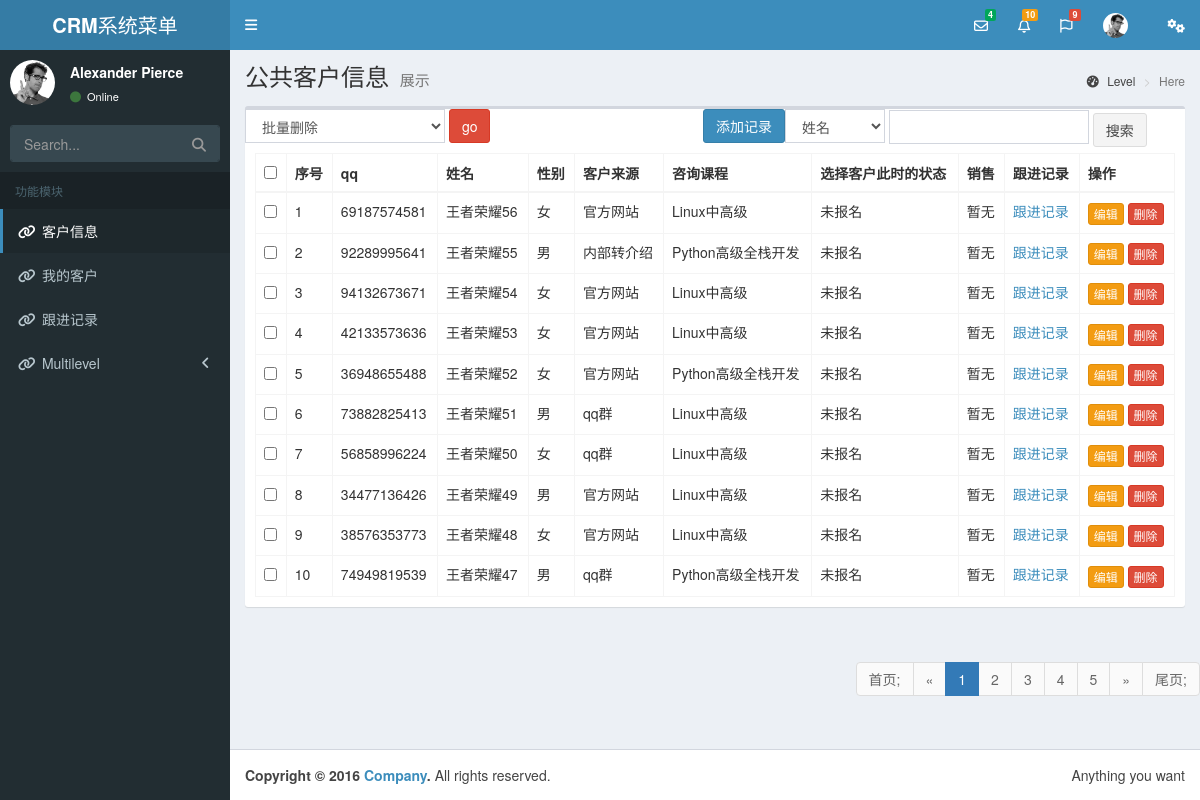
Screenshot of /customers/list/ with the database file from the repository.
### crm01/models.py (models this page shows, shortened)
class Customer(models.Model):
    qq = models.CharField(verbose_name='QQ', max_length=64, unique=True, help_text='QQ号必须唯一')
    qq_name = models.CharField('QQ昵称', max_length=64, blank=True, null=True)
    name = models.CharField('姓名', max_length=32, blank=True, null=True, help_text='学员报名后，请改为真实姓名')
    sex_type = (('male', '男'), ('female', '女'))
    sex = models.CharField("性别", choices=sex_type, max_length=16, default='male', blank=True, null=True) #存的是male或者female，字符串
    birthday = models.DateField('出生日期', default=None, help_text="格式yyyy-mm-dd", blank=True, null=True)
    phone = models.CharField('手机号', blank=True, null=True,max_length=32)
    source = models.CharField('客户来源', max_length=64, choices=source_type, default='qq')
    introduce_from = models.ForeignKey('self', verbose_name="转介绍自学员", blank=True, null=True)  #self指的就是自己这个表，和下面写法是一样的效果
    course = MultiSelectField("咨询课程", choices=course_choices) #多选，并且存成一个列表的格式
    class_type = models.CharField("班级类型", max_length=64, choices=class_type_choices, default='fulltime')
    customer_note = models.TextField("客户备注", blank=True, null=True, )
    status = models.CharField("状态", choices=enroll_status_choices, max_length=64, default="unregistered",help_text="选择客户此时的状态") #help_text这种参数基本都是针对admin应用里面用的
    date = models.DateTimeField("咨询日期", auto_now_add=True)
    last_consult_date = models.DateField("最后跟进日期", auto_now_add=True) #考核销售的跟进情况，如果多天没有跟进，会影响销售的绩效等
    next_date = models.DateField("预计再次跟进时间", blank=True, null=True) #销售自己大概记录一下自己下一次会什么时候跟进，也没啥用
    consultant = models.ForeignKey('UserInfo', verbose_name="销售", blank=True, null=True)
    class_list = models.ManyToManyField('ClassList', verbose_name="已报班级", )

### crm01/views.py (the view, shortened to what this page needs)
# urls.py: url(r'^customers/list/', views.CustomerView.as_view(), name='customers'),
class CustomerView(View):#用CBV的方式做 公共客户信息展示及批量操作
    def get(self,request):
        wd = request.GET.get('wd','')
        condition = request.GET.get('condition','')
        all_customers = models.Customer.objects.filter(consultant__isnull=True)
        if wd:
            q = Q()
            q.children.append((condition,wd))
            all_customers = all_customers.filter(q)
        current_page_num = request.GET.get('page',1)
        per_page_counts = 10  # 每页显示10条
        page_number = 5  # 总共显示5个页码
        total_count = all_customers.count()
        page_obj = page.PageNation(request.path,current_page_num,request,total_count,per_page_counts,page_number)
        all_customers = all_customers.order_by('-pk')[page_obj.start_num:page_obj.end_num]
        ret_html = page_obj.page_html()
        return render(request,'customers.html',{'all_customers':all_customers,'ret_html':ret_html})

### crm01/page.py (called while the page is built)
    @property
    def start_num(self):
        if self.total_counts ==0:
            self.current_page_num =1
        start_num = (self.current_page_num - 1) * self.per_page_counts
        return start_num

    @property
    def end_num(self):
        end_num = self.current_page_num * self.per_page_counts
        return end_num

### templates/customers.html (shortened to what this page needs)
{% extends 'base.html' %}
{% block content %}
    <div class="content-wrapper">
        <section class="content-header">
            <h1>
                公共客户信息
                <small>展示</small>
            </h1>
            <ol class="breadcrumb">
                <li><a href="#"><i class="fa fa-dashboard"></i> Level</a></li>
                <li class="active">Here</li>
            </ol>
        </section>
    <section class="content container-fluid">
        <div class="row">
            <div class="col-xs-12">
                <div class="box">
                        <form action="" method="get" class="pull-right" style="width: 400px;display: inline-block">
                            <select name="condition" id="" class="form-control" style="width: 100px;display: inline-block">
                                <option value="name__contains">姓名</option>
                            </select>
                            <input type="text" name="wd" class="form-control" style="width: 200px;display: inline-block"> <button class="btn btn-default">搜索</button>
                        </form>
                        <a href="{% url 'addcustomer' %}" class="btn btn-primary pull-right">添加记录</a>
                     <form action="{% url 'customers' %}" method="post" >
                            <select name="action" id="" class="form-control" style="width: 200px;display: inline-block">
                                <option value="batch_del">批量删除</option>
                            </select>
                            <button class="btn btn-danger" style="vertical-align: 1px;">go</button>
                        <div class="box-body">
                        <table id="example2" class="table table-bordered table-hover">
                            <thead>
                            <tr>
                                <th>
                                    <input type="checkbox" id="choose">
                                </th>
                                <th>序号</th>
                                <th>qq</th>
                                <th>姓名</th>
                                <th>性别</th>
                                <th>客户来源</th>
                                <th>咨询课程</th>
                                <th>选择客户此时的状态</th>
                                <th>销售</th>
                                <th>跟进记录</th>
                                <th>操作</th>
                            </tr>
                            </thead>
                            <tbody>
                                {% for customer in all_customers %}
                                    <tr>
                                        <td><input type="checkbox" name="selected_id" value="{{ customer.pk }}"></td>
                                        <td>{{ forloop.counter }}</td>
                                        <td>{{ customer.qq }}</td>
                                        <td>{{ customer.name }}</td>
                                        <td>{{ customer.get_sex_display }}</td>
                                        <td>{{ customer.get_source_display }}</td>
                                        <td>{{ customer.course }}</td>
                                        <td>{{ customer.get_status_display }}</td>
                                        <td>{{ customer.consultant.username|default:'暂无' }}</td>
                                        <td><a href="{% url 'DanGe_Follow_Up_Records' customer.pk %}">跟进记录</a> </td>
                                        <td>
                                            <a href="{% url 'editcustomer' customer.pk %}" class="btn btn-warning btn-xs">编辑</a>
                                            <a href="{% url 'delcustomer' customer.pk %}" class="btn btn-danger btn-xs">删除</a>
                                        </td>
                                    </tr>
                                {% endfor %}
                            </tbody>
                        </table>
                    </div>
                     </form>
                </div>
            </div>
        </div>
    </section>
    {{ ret_html|safe }}
    </div>
{% endblock %}

### templates/base.html (shortened to what this page needs)
{% load static %}
<!DOCTYPE html>
<html>
<head>
    <link rel="stylesheet" href="{% static 'adminlte/bower_components/bootstrap/dist/css/bootstrap.min.css' %}">
    <link rel="stylesheet" href="{% static 'adminlte/bower_components/font-awesome/css/font-awesome.min.css' %}">
    <link rel="stylesheet" href="{% static 'adminlte/bower_components/Ionicons/css/ionicons.min.css' %}">
    <link rel="stylesheet" href="{% static 'adminlte/dist/css/AdminLTE.min.css' %}">
    <link rel="stylesheet" href="{% static 'adminlte/dist/css/skins/skin-blue.min.css' %}">
</head>
<body class="hold-transition skin-blue sidebar-mini">
<div class="wrapper">
    <header class="main-header">
        <a href="index.html" class="logo">
            <span class="logo-lg"><b>CRM</b>系统菜单</span>
        </a>
        <nav class="navbar navbar-static-top" role="navigation">
            <a href="#" class="sidebar-toggle" data-toggle="push-menu" role="button">
            </a>
            <div class="navbar-custom-menu">
                <ul class="nav navbar-nav">
                    <li class="dropdown messages-menu">
                        <a href="#" class="dropdown-toggle" data-toggle="dropdown">
                            <i class="fa fa-envelope-o"></i>
                            <span class="label label-success">4</span>
                        </a>
                    </li>
                    <li class="dropdown notifications-menu">
                        <a href="#" class="dropdown-toggle" data-toggle="dropdown">
                            <i class="fa fa-bell-o"></i>
                            <span class="label label-warning">10</span>
                        </a>
                    </li>
                    <li class="dropdown tasks-menu">
                        <a href="#" class="dropdown-toggle" data-toggle="dropdown">
                            <i class="fa fa-flag-o"></i>
                            <span class="label label-danger">9</span>
                        </a>
                    </li>
                    <li class="dropdown user user-menu">
                        <a href="#" class="dropdown-toggle" data-toggle="dropdown">
                            <img src="{% static 'adminlte/dist/img/user2-160x160.jpg' %}" class="user-image"
                                 alt="User Image">
                        </a>
                    </li>
                    <li>
                        <a href="#" data-toggle="control-sidebar"><i class="fa fa-gears"></i></a>
                    </li>
                </ul>
            </div>
        </nav>
    </header>
    <aside class="main-sidebar">
        <section class="sidebar">
            <div class="user-panel">
                <div class="pull-left image">
                    <img src="{% static 'adminlte/dist/img/user2-160x160.jpg' %}" class="img-circle" alt="User Image">
                </div>
                <div class="pull-left info">
                    <p>Alexander Pierce</p>
                    <a href="#"><i class="fa fa-circle text-success"></i> Online</a>
                </div>
            </div>
            <form action="#" method="get" class="sidebar-form">
                <div class="input-group">
                    <input type="text" name="q" class="form-control" placeholder="Search...">
                    <span class="input-group-btn">
              <button type="submit" name="search" id="search-btn" class="btn btn-flat"><i class="fa fa-search"></i>
              </button>
            </span>
                </div>
            </form>
            <ul class="sidebar-menu" data-widget="tree">
                <li class="header">功能模块</li>
                <li class="active"><a href="{% url 'customers' %}"><i class="fa fa-link"></i> <span>客户信息</span></a></li>
                <li><a href="{% url 'mycustomers' %}"><i class="fa fa-link"></i> <span>我的客户</span></a></li>
                <li><a href="{% url 'Follow_Up_Records' %}"><i class="fa fa-link"></i> <span>跟进记录</span></a></li>
                <li class="treeview">
                    <a href="#"><i class="fa fa-link"></i> <span>Multilevel</span>
                        <span class="pull-right-container">
                <i class="fa fa-angle-left pull-right"></i>
              </span>
                    </a>
                </li>
            </ul>
        </section>
    </aside>
    {% block content %}{% endblock %}
    <footer class="main-footer">
        <div class="pull-right hidden-xs">
            Anything you want
        </div>
        <strong>Copyright &copy; 2016 <a href="#">Company</a>.</strong> All rights reserved.
    </footer>
</div>
</body>
</html>

### rows the page displays
Customer: qq "69187574581", name "王者荣耀56", sex "女", source "官方网站", course "Linux中高级", status "未报名", consultant.username "暂无"
Customer: qq "92289995641", name "王者荣耀55", sex "男", source "内部转介绍", course "Python高级全栈开发", status "未报名", consultant.username "暂无"
Customer: qq "94132673671", name "王者荣耀54", sex "女", source "官方网站", course "Linux中高级", status "未报名", consultant.username "暂无"
Customer: qq "42133573636", name "王者荣耀53", sex "女", source "官方网站", course "Linux中高级", status "未报名", consultant.username "暂无"
Customer: qq "36948655488", name "王者荣耀52", sex "女", source "官方网站", course "Python高级全栈开发", status "未报名", consultant.username "暂无"
Customer: qq "73882825413", name "王者荣耀51", sex "男", source "qq群", course "Linux中高级", status "未报名", consultant.username "暂无"
Customer: qq "56858996224", name "王者荣耀50", sex "女", source "qq群", course "Linux中高级", status "未报名", consultant.username "暂无"
Customer: qq "34477136426", name "王者荣耀49", sex "男", source "官方网站", course "Linux中高级", status "未报名", consultant.username "暂无"
Customer: qq "38576353773", name "王者荣耀48", sex "女", source "官方网站", course "Linux中高级", status "未报名", consultant.username "暂无"
Customer: qq "74949819539", name "王者荣耀47", sex "男", source "qq群", course "Python高级全栈开发", status "未报名", consultant.username "暂无"

### other values shown
{{ ret_html|safe }} "首页; « 1 2 3 4 5 » 尾页;"
